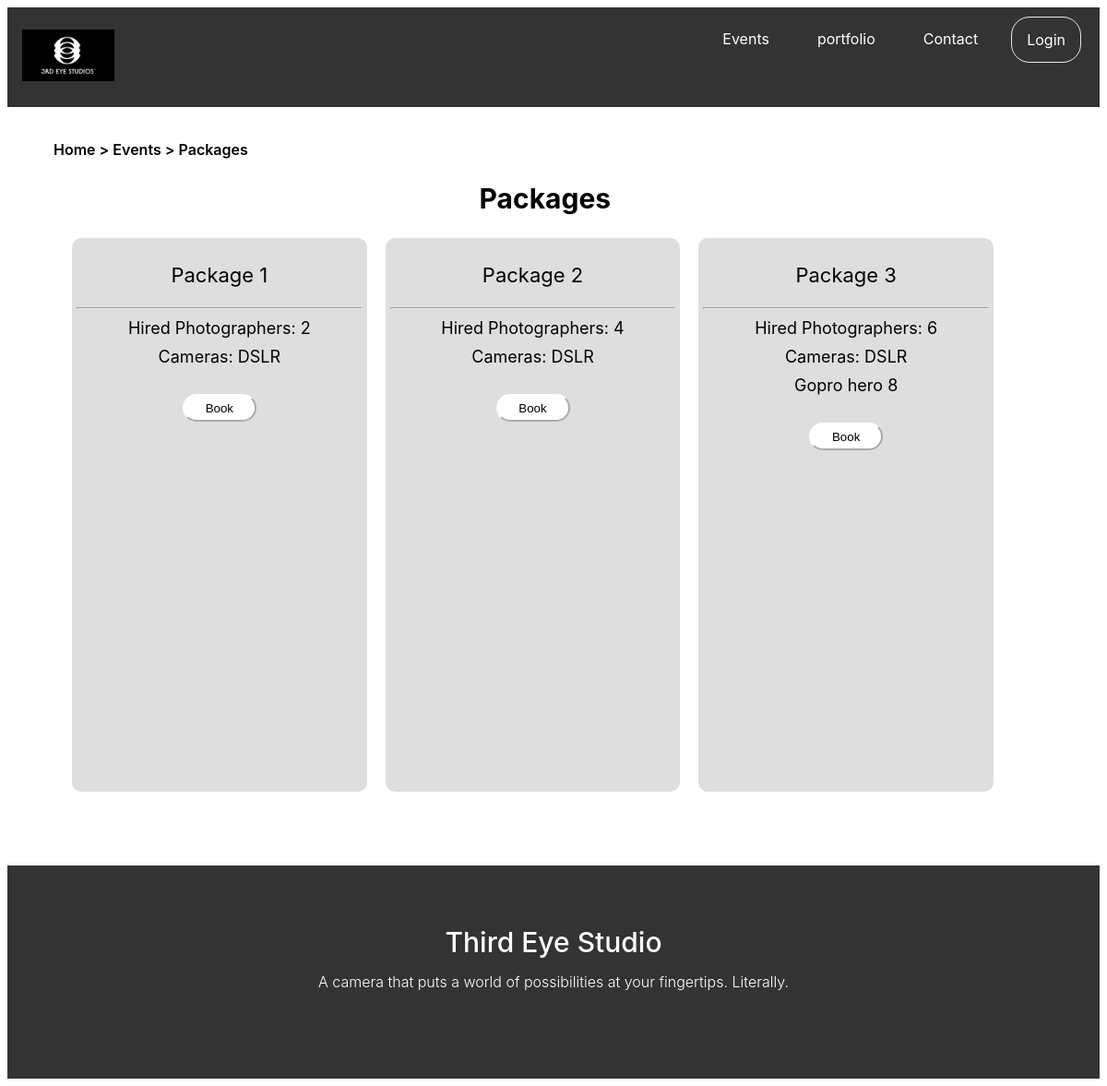
Page /package_page.php?eventid=1 on the committed database.
### tables this page shows
create table Event_package(
	EventID int(3),
	PackageID int(3),
	constraint event_Package_pk primary key(EventID, PackageID),
	constraint event_package_eventid_fk foreign key (EventID) references Event_tb(EventID),
	constraint event_package_packageid_fk foreign key (PackageID) references Package(PackageID)
);

create table Package(
	PackageID int(3) not null  auto_increment,
	Name varchar(20),
	Price float,
	constraint package_pk primary key(PackageID)
);

create table Package_feature(
	PackageID int(3),
	FeatureID int(3),
	constraint Package_feature_pk primary key(PackageID, FeatureID),
	constraint Package_feature_packageid_fk foreign key (PackageID) references Package(PackageID),
	constraint Package_feature_featureid_fk foreign key (FeatureID) references Feature(FeatureID)
);

create table Feature(
	FeatureID int(3) not null  auto_increment,
	Feature_description varchar(50),
	constraint feature_pk primary key(FeatureID)
);

### src/package_page.php (the view, shortened to what this page needs)
<!DOCTYPE html>
<head>
    <link rel="stylesheet" href="css/main.css">
    <link rel="stylesheet" href="css/footer.css">
    <link rel="stylesheet" href="css/font-awesome.min.css">
</head>
<body>
    <header>
	<div class="navbar">
            <ul class="navbarul">
                <li class="navbarli-left"><a class="navbarlia" href="index.php"><img src="img/logoheader-demo.png" width="100px" ></a></li>
                <?php session_start();
					if(isset($_SESSION['username'], $_SESSION['role'])){
                        echo "<li class='navbarli-right'><a class='navbarlia , iogbtnnavbar' href='login_page.php?logout=yes'>Logout</a></li>";
                        switch ($_SESSION['role']) {
                            case "admin":
                                echo "<li class='navbarli-right'><a class='navbarlia' href='admin_profile_page.php'>Profile</a></li>";
                                break;
                            case "manager":
                                echo "<li class='navbarli-right'><a class='navbarlia' href='event_manager_profile_page.php'>Profile</a></li>";
                                break;
                            case "photographer":
                                echo "<li class='navbarli-right'><a class='navbarlia' href='photographer_profile_page.php'>Profile</a></li>";
                                break;
                            case "editor":
                                echo "<li class='navbarli-right'><a class='navbarlia' href='editor_profile_page.php'>Profile</a></li>";
                                break;
                            default:
                                echo "<li class='navbarli-right'><a class='navbarlia' href='client_profile_page.php'>Profile</a></li>";
                        }
					}else{
						echo "<li class='navbarli-right'><a class='navbarlia , iogbtnnavbar' href='login_page.php?'>Login</a></li>";
					}
				?>
                <li class="navbarli-right"><a class="navbarlia" href="contact.php">Contact</a></li>
                <li class="navbarli-right"><a class="navbarlia" href="portfolio_page.php">portfolio</a></li>
                <li class ="navbarli-right"><a class="navbarlia" href="event_page.php">Events</a></li>
              </ul>
        </div>
    </header>
    <div class="row">
        <div class="column">
            <div class="head-nav-item">
                <p>Home > Events > Packages</p>
            </div>
            <center>
                <h2 class="nav-header-text">Packages</h2>
            </center>
            <div class="row">
				<?php
					require 'config.php';
					$eventid = $_GET['eventid'];
					$sql = "select e.Event_type, ep.EventID, p.PackageID, p.Name
					from Event_tb e, Event_package ep, Package p
					where ep.EventID = {$eventid} and p.PackageID = ep.PackageID and e.EventID = ep.EventID
					order by p.Name;";
					$eventPackageResult = $con->query($sql);
					if($eventPackageResult->num_rows > 0){
						while($packageRow = $eventPackageResult->fetch_assoc()){
							$packageid = $packageRow["PackageID"];
							echo "
							<div class='packages-table'>
                    			<center>
                        			<h3 class='price-table-txtsty'>" . $packageRow["Name"] . "</h3>
                        			<hr>
                        			<ui class='ul-style'>
							";
							$sql = "select pf.PackageID, pf.FeatureID, f.Feature_description
							from Package_feature pf, Feature f
							where pf.PackageID = {$packageid} and pf.FeatureID = f.FeatureID;";
							$packageFeatureResult = $con->query($sql);
							if($packageFeatureResult->num_rows > 0){
								while($FeatureRow = $packageFeatureResult->fetch_assoc()){
									echo "<li class='list-price-tble'>" . $FeatureRow["Feature_description"] . "</li>";
								}
							}else{
								echo "<li class='list-price-tble'>No Feature</li>";
							}
							echo	"
										</ui>
										<a href='booking_page.php?eventid={$eventid}&eventname={$packageRow["Event_type"]}&packageid={$packageid}&packagename={$packageRow["Name"]}'><button class='btn-book-package'>Book </button></a>
								</center>
							</div>
							";
						}
					}else{
						echo "No packages";
					}
				?>
            </div>
        </div>
    </div>
<footer>
        <h2 class="footer-text">Third Eye Studio</h2>
        <p class="footer-tagline">A camera that puts a world of possibilities at your fingertips. Literally.</p>
    </footer>
</body>
</html>

### src/css/main.css (style rules this page uses)
.navbar:after { content: ""; display: table; clear: both; }
.navbarul { list-style-type: none; margin: 0; padding: 0; overflow: hidden; background-color: #333; font-family: -apple-system, BlinkMacSystemFont, 'Segoe UI', Roboto, Oxygen, Ubuntu, Cantarell, 'Open Sans', 'Helvetica Neue', sans-serif; }
.navbarli-left { float: left; }
.navbarli-right { float: right; }
.navbarlia { display: block; color: white; text-align: center; padding: 14px 16px; text-decoration: none; margin-right: 20px; margin-top: 10px; margin-bottom: 10px; }
.iogbtnnavbar { border: 1px solid #e7e7e7; border-radius: 20px; }
* { box-sizing:border-box }
.row:after { content: ""; display: table; clear: both; }
.column { float:left; width: 90%; margin-top: 20px; margin-left: 50px; margin-bottom: 80px; margin-right: 50px; }
.head-nav-item { font-family: -apple-system, BlinkMacSystemFont, 'Segoe UI', Roboto, Oxygen, Ubuntu, Cantarell, 'Open Sans', 'Helvetica Neue', sans-serif; font-weight: 600; font-size: 16px; }
.nav-header-text { font-size: 30px; font-weight: bold; font-family: -apple-system, BlinkMacSystemFont, 'Segoe UI', Roboto, Oxygen, Ubuntu, Cantarell, 'Open Sans', 'Helvetica Neue', sans-serif; }
.packages-table { float: left; width: 30%; background-color: #dfdede; border-radius: 10px; height: 600px; padding: 5px; margin-left: 20px; }
.price-table-txtsty { font-family: -apple-system, BlinkMacSystemFont, 'Segoe UI', Roboto, Oxygen, Ubuntu, Cantarell, 'Open Sans', 'Helvetica Neue', sans-serif; font-size: 22px; color: #000; font-weight: 400; }
.ul-style { list-style-type: none; }
.list-price-tble { font-size: 18px; font-weight: 400; text-align: center; font-family: -apple-system, BlinkMacSystemFont, 'Segoe UI', Roboto, Oxygen, Ubuntu, Cantarell, 'Open Sans', 'Helvetica Neue', sans-serif; margin-top: 10px; }
.btn-book-package { background-color: #fff; border-radius: 25px; height: 30px; width: 80px; border-color: white; margin-top: 30px; }

### src/css/footer.css (style rules this page uses)
footer { text-align: left; color: cornsilk; padding: 15px; background-color: #333; font-family: -apple-system, BlinkMacSystemFont, 'Segoe UI', Roboto, Oxygen, Ubuntu, Cantarell, 'Open Sans', 'Helvetica Neue', sans-serif; }
.footer-text { font-size: 30px; font-weight: 500; color: #fff; margin-top: 50px; text-align: center; }
.footer-tagline { font-size: 16px; font-weight: 300; text-align: center; color: #fff; margin-bottom: 80px; margin-top: -10px; }

### rows in the picture
event_package: PackageID.Name "Package 1"
package_feature: FeatureID.Feature_description "Hired Photographers: 2"
package_feature: FeatureID.Feature_description "Cameras: DSLR"
event_package: PackageID.Name "Package 2"
package_feature: FeatureID.Feature_description "Hired Photographers: 4"
package_feature: FeatureID.Feature_description "Cameras: DSLR"
event_package: PackageID.Name "Package 3"
package_feature: FeatureID.Feature_description "Hired Photographers: 6"
package_feature: FeatureID.Feature_description "Cameras: DSLR"
package_feature: FeatureID.Feature_description "Gopro hero 8"
